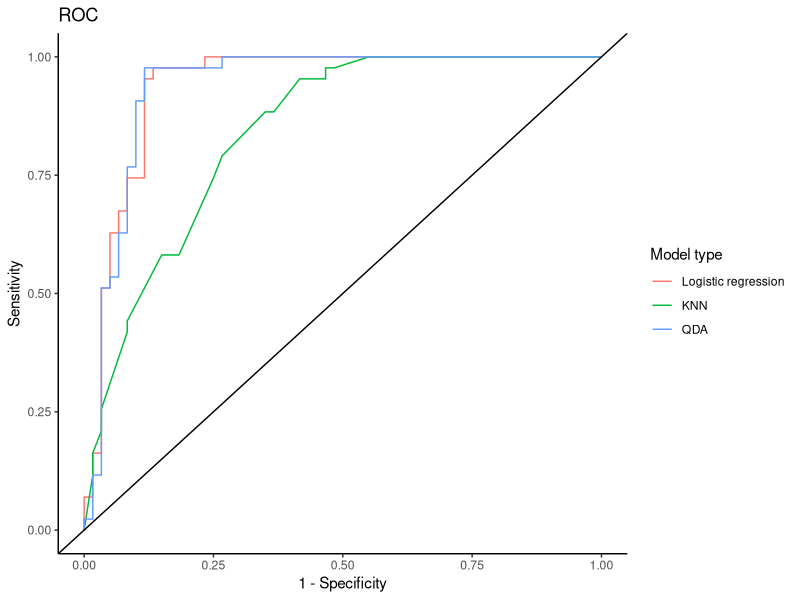
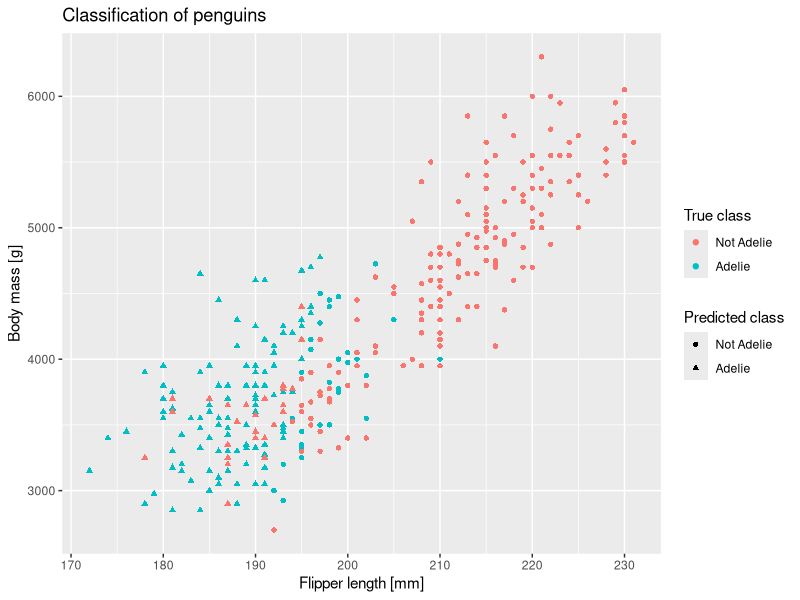

These charts were generated, in order, by the following R code:
## ---- chunk 1
library(knitr)
knitr::opts_chunk$set(echo = TRUE,tidy=TRUE,message=FALSE,warning=FALSE,strip.white=TRUE,prompt=FALSE,
                      cache=TRUE, size="scriptsize",fig.width=4, fig.height=3,fig.align = "center")

## ---- chunk 2
# install.packages("knitr") #probably already installed
# install.packages("rmarkdown") #probably already installed
# install.packages("ggplot2") #plotting with ggplot
# install.packages("palmerpenguins")
# install.packages("ggfortify") # For model checking
# install.packages("MASS")
# install.packages("class")
# install.packages("pROC")
# install.packages("plotROC")
# install.packages("boot")
library("knitr")
library("rmarkdown")
library("palmerpenguins")
## ---- chunk 3
library(matrixcalc)
mat <- cbind(c(50, 33, 18), c(33, 38, -10), c(18, -10, 72))
is.positive.semi.definite(mat)
## ---- chunk 4
library(palmerpenguins) # Contains the data set "penguins".
data(penguins)
head(penguins)
## ---- chunk 5
# Load libraries
library(tidyverse)
library(class)
library(MASS)
library(palmerpenguins)
library(dplyr)
library(caret)
library(pROC)

# Load penguins data
Penguins <- penguins

# Add binary variable: if adelie
Penguins$adelie <- ifelse(Penguins$species == "Adelie", 1, 0)

# Extract just needed variables and remove na
Penguins_reduced <- Penguins %>% dplyr::select(body_mass_g, flipper_length_mm, adelie) %>% 
  mutate(body_mass_g = as.numeric(body_mass_g),
         flipper_length_mm = as.numeric(flipper_length_mm)) %>% 
  drop_na()

# Set seed for sample extraction
set.seed(4268)

# Find size of training set
training_set_size <- floor(0.7 * nrow(Penguins_reduced))

# Split data randomly into train and test
train_ind <- sample(seq_len(nrow(Penguins_reduced)), size = training_set_size)

train <- Penguins_reduced[train_ind, ]
test <- Penguins_reduced[-train_ind, ]
## ---- chunk 6
# Make logistic regression model
model.LR <- glm(adelie ~ body_mass_g + flipper_length_mm,
                 family="binomial",
                 data=train)

# Get classification probabilities
pred.LR.prob <- model.LR %>% predict(test)

# Classify on test set using 0.5 cutoff
pred.LR <- ifelse(pred.LR.prob > 0.5, 1, 0)
## ---- chunk 7
# Make quadratic discriminant analysis model
model.QDA <- qda(adelie ~ body_mass_g + flipper_length_mm,
                 data=train)

# Get classification probabilities
pred.QDA.prob<- (model.QDA %>% predict(test))$posterior[0:nrow(test)]

# Classify on test set using 0.5 cutoff
pred.QDA <- ifelse(pred.QDA.prob > 0.5, 1, 0)
## ---- chunk 8
# K-nearest neighbor
model.KNN <- knn(train = train,
                 test = test,
                 cl = train$adelie,
                 k = 25,
                 prob = T)

# Get classification probabilities
pred.KNN.prob <- ifelse(model.KNN == 0, 1 - attributes(model.KNN)$prob, attributes(model.KNN)$prob)

# Classify on test set
pred.KNN <- model.KNN[0:nrow(test)]
## ---- chunk 9
# Calculate specificity and sensitivity
sensitivity(as.factor(pred.LR), as.factor(test$adelie))
sensitivity(as.factor(pred.KNN), as.factor(test$adelie))
sensitivity(as.factor(pred.QDA), as.factor(test$adelie))

specificity(as.factor(pred.LR), as.factor(test$adelie))
specificity(as.factor(pred.KNN), as.factor(test$adelie))
specificity(as.factor(pred.QDA), as.factor(test$adelie))

## ---- chunk 10
# ROC for different classifiers
roc.LR <- roc(test$adelie, pred.LR.prob)
roc.KNN <- roc(test$adelie, pred.KNN.prob)
roc.QDA <- roc(test$adelie, pred.QDA.prob)

roc.list <- list(
  "Logistic regression" = roc.LR,
  "KNN" = roc.KNN,
  "QDA" = roc.QDA)

# Plot ROC
ggroc(roc.list, aes = "col",legacy.axes = TRUE) + 
  geom_abline() + 
  theme_classic() +
  ggtitle("ROC") +
  labs(x = "1 - Specificity",
       y = "Sensitivity",
       col = "Model type")

# AUC for the classifiers
roc.LR$auc
roc.KNN$auc
roc.QDA$auc


## ---- chunk 11
model.LR$coefficients
## ---- chunk 12
# Get all data, from both test and training
penguins.pred.all <- Penguins_reduced %>% dplyr::select(-adelie)

# Classify on both test and training data using LR model
pred.all <- ifelse(model.LR %>% predict(penguins.pred.all) > 0.5, 1, 0)

penguins.pred.all <- Penguins_reduced %>% dplyr::mutate(pred = pred.all)

# Plot result
ggplot(penguins.pred.all, aes(x=flipper_length_mm, y=body_mass_g)) + 
  ggtitle("Classification of penguins") +
  geom_point(aes(col = as.factor(adelie), shape = as.factor(pred))) + 
  labs(x = "Flipper length [mm]",
       y = "Body mass [g]",
       col = "True class",
       shape = "Predicted class") + 
  scale_colour_discrete(labels=c("Not Adelie", "Adelie")) +
  scale_shape_discrete(labels=c("Not Adelie", "Adelie"))
